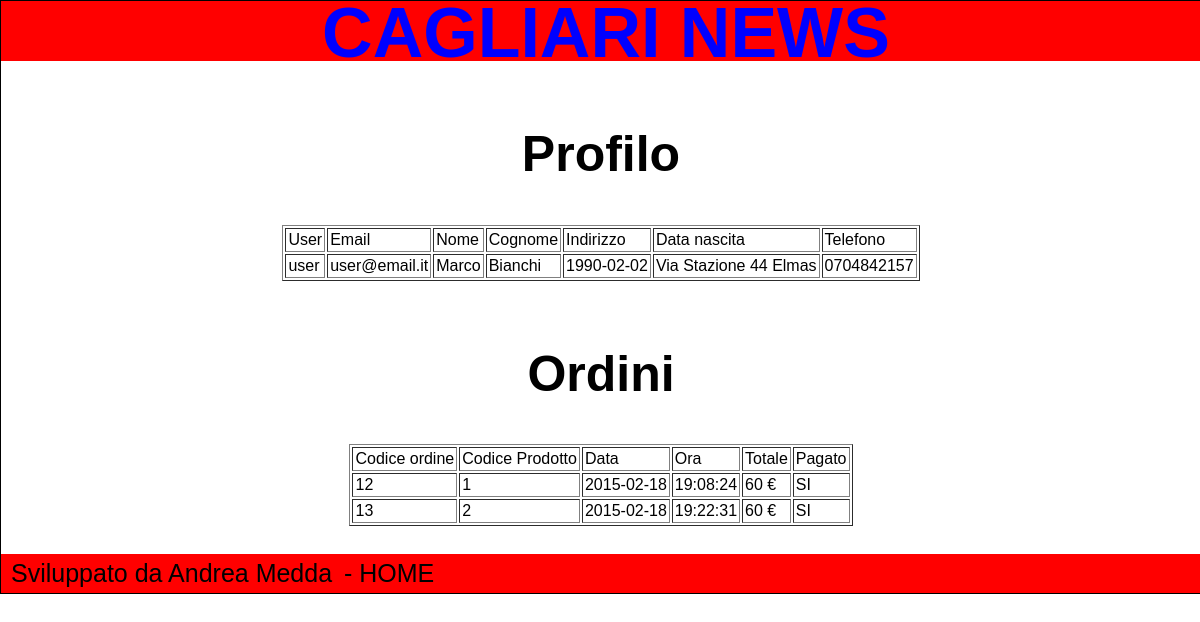
The app's page /Files/myorder.php (signed in) with its own data.
### tables this page shows
CREATE TABLE IF NOT EXISTS `utente` (
`Codice` int(255) NOT NULL,
  `User` varchar(255) NOT NULL,
  `Email` varchar(255) NOT NULL,
  `Nome` varchar(255) NOT NULL,
  `Cognome` varchar(255) NOT NULL,
  `Livello` int(255) NOT NULL,
  `Data_Nascita` date NOT NULL,
  `Indirizzo` varchar(255) NOT NULL,
  `Telefono` varchar(255) NOT NULL,
  `Password` varchar(255) NOT NULL
);

CREATE TABLE IF NOT EXISTS `ordine` (
`Codice` int(11) NOT NULL,
  `Codice_Prodotto` int(11) NOT NULL,
  `Codice_Utente` int(11) NOT NULL,
  `Data` date NOT NULL,
  `Ora` time NOT NULL,
  `Totale` float NOT NULL,
  `Pagato` int(11) NOT NULL
);

### Files/myorder.php (the view, shortened to what this page needs)
<?php
include("config.php");
include("header.php");
          if(isset($_SESSION['ID'])) {
       print("<center><h2>Profilo</h2>");
       $user=$_SESSION['ID'];
 $q_ut="SELECT * from utente where Codice=$user";
 $risultatout=mysqli_query($conn,$q_ut);
   print("<table align=\"center\" cellpadding=2 border=1> ") ;
  print("<tr><td>User</td><td>Email</td><td>Nome</td><td>Cognome</td><td>Indirizzo</td><td>Data nascita</td><td>Telefono</td> ") ;
  while ($q_ut=mysqli_fetch_array($risultatout))
  {   $codice=$q_ut['Codice'];
       $usern=$q_ut['User'];
        $email=$q_ut['Email'];
         $nome=$q_ut['Nome'];
          $cognome=$q_ut['Cognome'];
           $data_na=$q_ut['Data_Nascita'];
            $indirizzo=$q_ut['Indirizzo'];
            $telefono=$q_ut['Telefono'];
   print(" <tr> ");
     print(" <td>$usern</td> ");
      print(" <td>$email</td> ");
       print(" <td>$nome</td> ");
        print(" <td>$cognome</td> ");
         print(" <td>$data_na</td> ");
        print(" <td>$indirizzo</td> ");
        print(" <td>$telefono</td> ");
  }
        print("</table><br>");     print("<center><h2>Ordini</h2>");
 $q_ord="SELECT * from ordine where Codice_Utente=$user";
 $risultato=mysqli_query($conn,$q_ord);
   print("<table align=\"center\" cellpadding=2 border=1> ") ;
  print("<tr><td>Codice ordine</td><td>Codice Prodotto</td><td>Data</td><td>Ora</td><td>Totale</td><td>Pagato</td> ") ;
  while ($q_ord=mysqli_fetch_array($risultato))
  {   $codice=$q_ord['Codice'];
       $codice_p=$q_ord['Codice_Prodotto'];
      $data=$q_ord['Data'];
      $ora=$q_ord['Ora'];
      $totale=$q_ord['Totale'];
      $pagato=$q_ord['Pagato'];
   print(" <tr> ");
     print(" <td>$codice</td> ");
      print(" <td>$codice_p</td> ");
       print(" <td>$data</td> ");
        print(" <td>$ora</td> ");
         print(" <td>$totale €</td> ");
            if($pagato>0) { print(" <td>SI</td></tr> ");    }   ELSE   {
            print(" <td>NO -<a href=\"paga2.php?codice=$codice\">Paga ora</a></td></tr> ");                                }
  }
        print("</table>");
                  }   ELSE {   print("<script>location.replace('index.php'); </script>"); }
include("down.php");

### Files/header.php (shortened to what this page needs)
<!DOCTYPE>
<html>
<head>
<link href="styles.css" rel="stylesheet" type="text/css" />
</head>
<body>
 <div id="container">
<div id="header"><h1>CAGLIARI NEWS</h1></div>
  <div id="wrapper">
    <div id="content">
                      <BR>

### Files/down.php
     <br><br></div>  </div>
<div id="footer">
    <p>Sviluppato da Andrea Medda <a href="index.php">- HOME</a>  </p>
  </div>
</div>
</body>
</html>

### Files/styles.css (style rules this page uses)
html,body { margin:0;padding:0 }
body { font: 76% arial,sans-serif;text-align:center }
p { margin:0 10px 10px }
a { padding:5px; text-decoration:none; color:#000000; }
div#header { background-color: red; }
div#header h1 { height:60px;line-height:65px;margin:0;padding-left:10px;text-align:center; color:blue; font-size: 70px; }
div#container { text-align:left; border: 2px solid grey; }
div#footer { background:red; }
div#footer p { margin:0;padding:5px 10px; color:black; }
div#container { width:1200px; margin:0 auto; border: 1px solid black; min-height: 400px; }
div#wrapper { float:left;width:100% ;border: 0px solid black; }
div#content { margin-left: 0px; border: 0px solid black; min-height: 400px; }
div#footer { clear:left;width:100% ; border: 0px solid grey; }
p { font-size: 25px; }
h2 { font-size: 50px; margin-top: 50px; }

### records on screen
utente: User "user", Email "user@email.it", Nome "Marco", Cognome "Bianchi", Data_Nascita "1990-02-02", Indirizzo "Via Stazione 44 Elmas", Telefono "0704842157"
ordine: Codice "12", Codice_Prodotto "1", Data "2015-02-18", Ora "19:08:24", Totale "60", Pagato "SI"
ordine: Codice "13", Codice_Prodotto "2", Data "2015-02-18", Ora "19:22:31", Totale "60", Pagato "SI"
